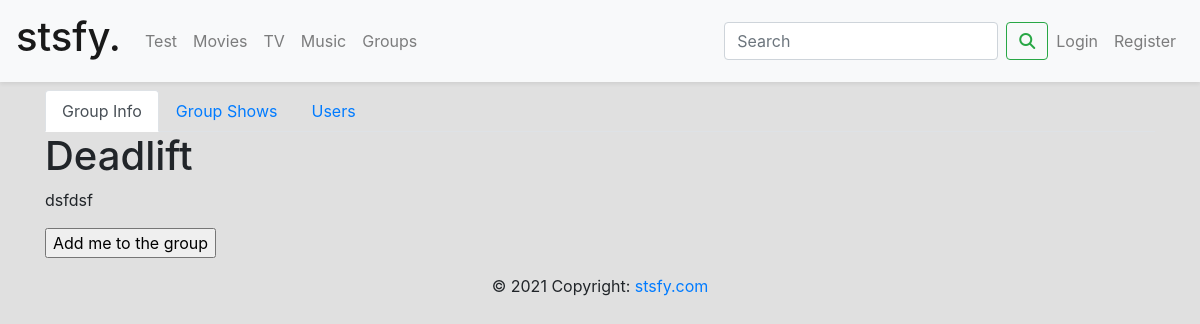
The page /group/1/ on the database as committed earlier.
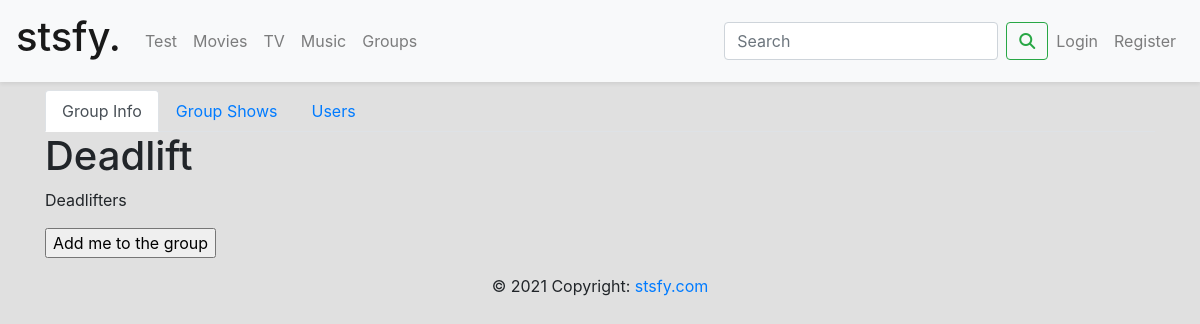
The same page on the database as committed later.
### users/models.py (models this page shows, shortened)
class Group(models.Model):
    name = models.CharField(max_length=128)
    members = models.ManyToManyField(User, through='Membership')
    image = models.ImageField(default='default_profile.jpg', upload_to='profile_pics')
    about = models.CharField(default="", max_length=200)

### library/views.py (the view, shortened to what this page needs)
# urls.py: path('group/<int:pk>/', GroupDetailView.as_view(), name='group-detail'),
class GroupDetailView(DetailView):
    model = Group
    template_name = 'library/group_detail.html'
    def get_context_data(self, **kwargs):
        group = Group.objects.get(pk=self.kwargs.get('pk'))
        context = {'group': group,
                   'users': group.members.all(),
                   }
        return context

### library/templates/library/group_detail.html (shortened to what this page needs)
{% extends "library/base.html" %}
{% block content %}
<ul class="nav nav-tabs" id="myTab" role="tablist">
  <li class="nav-item">
    <a class="nav-link active" id="home-tab" data-toggle="tab" href="#home" role="tab" aria-controls="home" aria-selected="true">Group Info</a>
  </li>
  <li class="nav-item">
    <a class="nav-link" id="profile-tab" data-toggle="tab" href="#group_shows" role="tab" aria-controls="profile" aria-selected="false">Group Shows</a>
  </li>
  <li class="nav-item">
    <a class="nav-link" id="contact-tab" data-toggle="tab" href="#contact" role="tab" aria-controls="contact" aria-selected="false">Users</a>
  </li>
</ul>
<div class="tab-content" id="myTabContent">
  <div class="tab-pane fade show active" id="home" role="tabpanel" aria-labelledby="home-tab">
      <h1>{{ group.name }}</h1>
      <p>{{ group.about }}</p>
      {% if user not in users %}
      <form name="add_user_togroup" method="post" action="">
        <input type="submit" value="Add me to the group" />
      </form>{% endif %}
  </div>
</div>
{%  endblock content %}

Rows that differ between the two databases and show on the page:
changed Group "Deadlift": about "dsfdsf" → "Deadlifters"
